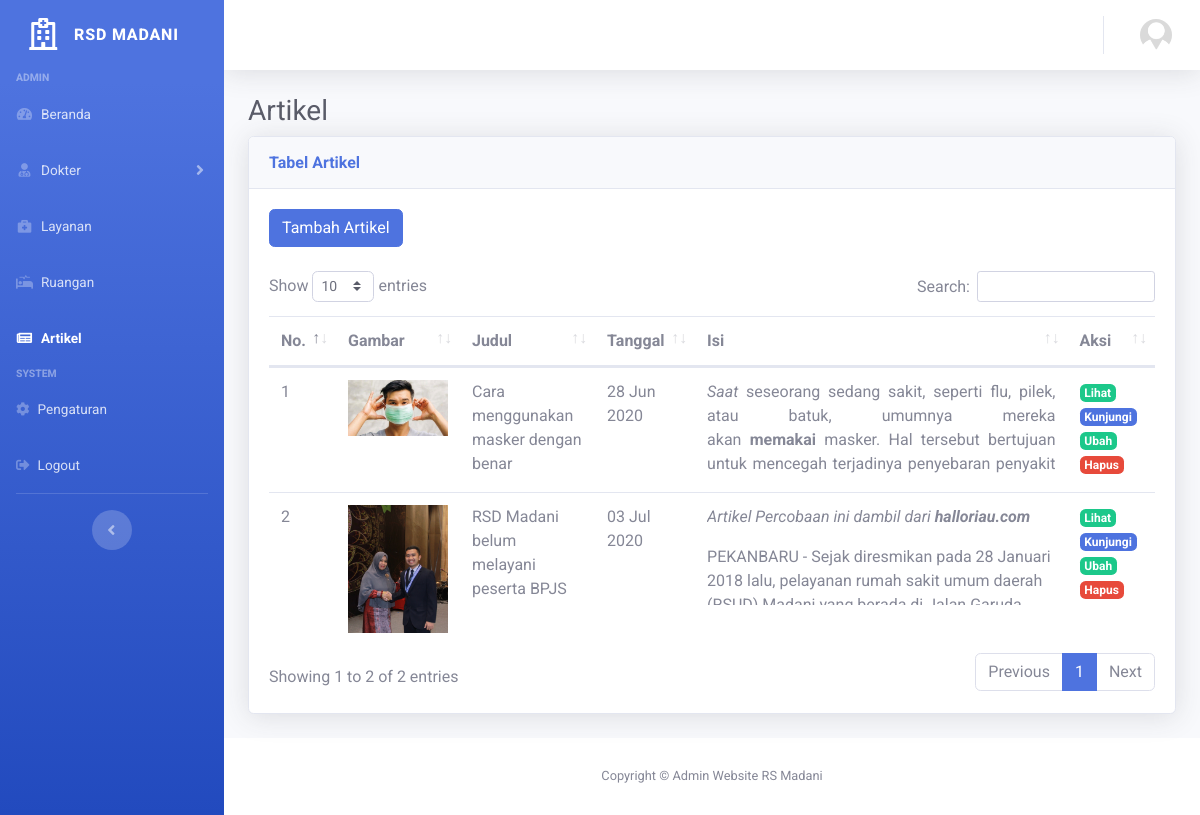
Screenshot of /index.php/admin/artikel with the database file from the repository.
### tables this page shows
CREATE TABLE `artikel` (
  `id` int(11) NOT NULL,
  `gambar` varchar(64) NOT NULL,
  `arjudul` varchar(64) NOT NULL,
  `arkonten` longtext NOT NULL,
  `artanggal` date NOT NULL,
  `created_at` timestamp NOT NULL DEFAULT CURRENT_TIMESTAMP ON UPDATE CURRENT_TIMESTAMP,
  `modified_at` timestamp NOT NULL DEFAULT '0000-00-00 00:00:00'
);

### application/controllers/admin/Artikel.php (called while the page is built, shortened)
<?php
class Artikel extends CI_Controller
{
  public function __construct() {
    $this->load->model('md_artikel', 'ma');
  }
  public function index() {
    $data['title'] = 'Artikel';
    $data['user'] = $this->db->get_where('user', ['email' => $this->session->userdata('email')])->row_array();
    $data['artikel'] = $this->ma->get();
    $this->load->view('admin/templates/header', $data);
    $this->load->view('admin/templates/sidebar', $data);
    $this->load->view('admin/templates/topbar', $data);
    $this->load->view('admin/artikel/index', $data);
    $this->load->view('admin/templates/footer');
  }
}

### index.php (called while the page is built, shortened)
<?php
require_once BASEPATH.'core/CodeIgniter.php';

### application/models/Md_artikel.php (called while the page is built, shortened)
<?php
class Md_artikel extends CI_Model
{
  public function get()
  {
    return $this->db->get('artikel')->result();
  }
}

### application/views/admin/artikel/index.php (the view, shortened to what this page needs)
<div id="content">
  <div class="container-fluid">
    <h1 class="h3 mb-2 text-gray-800"><?= $title ?></h1>
    <div class="card shadow mb-4">
      <div class="card-header py-3">
        <h6 class="m-0 font-weight-bold text-primary">Tabel Artikel</h6>
      </div>
      <div class="card-body">
        <div class="table-responsive">
          <a href="<?= base_url('admin/artikel/add')?>" class="btn btn-primary">Tambah Artikel</a>
          <br />
          <br />
          <table class="table table-hover" id="dataTable">
            <thead>
              <th>No. </th>
              <th>Gambar</th>
              <th>Judul</th>
              <th>Tanggal</th>
              <th>Isi</th>
              <th>Aksi</th>
            </thead>
            <tbody>
              <?php $no = 1; foreach ($artikel as $a): ?>
              <tr>
                <td><?= $no++ ?></td>
                <td><img src="<?= $a->gambar? base_url('assets/img/artikel/'. $a->gambar) : 'https://placehold.it/100' ?>" width="100" alt="<?= $a->arjudul ?>"></td>
                <td><?= $a->arjudul ?></td>
                <td>
                  <?php
                  $dc = date_create($a->artanggal );
                  echo date_format($dc, "d M Y");
                  ?>
                </td>
                <td>
                  <span class="collapsable">
                    <?= $a->arkonten ?>
                  </span>
                </td>
                <td>
                  <a href="<?= base_url('admin/artikel/detail/'. $a->id) ?>" class="badge badge-success">Lihat</a>
                  <a href="public/artikel/show/<?= $a->id ?>" target="_blank" class="badge badge-primary">Kunjungi</a>
                  <a href="<?= base_url('admin/artikel/edit/'. $a->id) ?>" class="badge badge-success">Ubah</a>
                  <a href="<?= base_url('admin/artikel/delete/'. $a->id) ?>" class="badge badge-danger" onclick="return confirm('Lanjutkan menghapus?')">Hapus</a>
                </td>
              </tr>
              <?php endforeach; ?>
            </tbody>
          </table>
        </div>
      </div>
    </div>
  </div>
</div>

### assets/css/rs.css (style rules this page uses)
* { box-sizing: border-box; margin: 0; padding: 0; font-family: "Roboto", sans-serif; }
.collapsable { height: 100%; overflow: none; }

### application/views/admin/templates/header.php (style rules this page uses)
.collapsable { height: 100px; overflow: hidden; text-overflow: ellipsis; display: block; }
.collapsable::after { content: '...'; position: relative; }

### rows the page displays
artikel: gambar (picture), arjudul "Cara menggunakan masker dengan benar", artanggal "28 Jun 2020", arkonten "Saat seseorang sedang sakit, seperti flu, pilek, atau batuk, umumnya mereka akan memakai masker. Hal tersebut bertujuan untuk mencegah terjadinya penyebaran penyakit…"
artikel: gambar (picture), arjudul "RSD Madani belum melayani peserta BPJS", artanggal "03 Jul 2020", arkonten "Artikel Percobaan ini dambil dari halloriau.com PEKANBARU - Sejak diresmikan pada 28 Januari 2018 lalu, pelayanan rumah sakit umum daerah…"

### other values shown
$title "Artikel"
